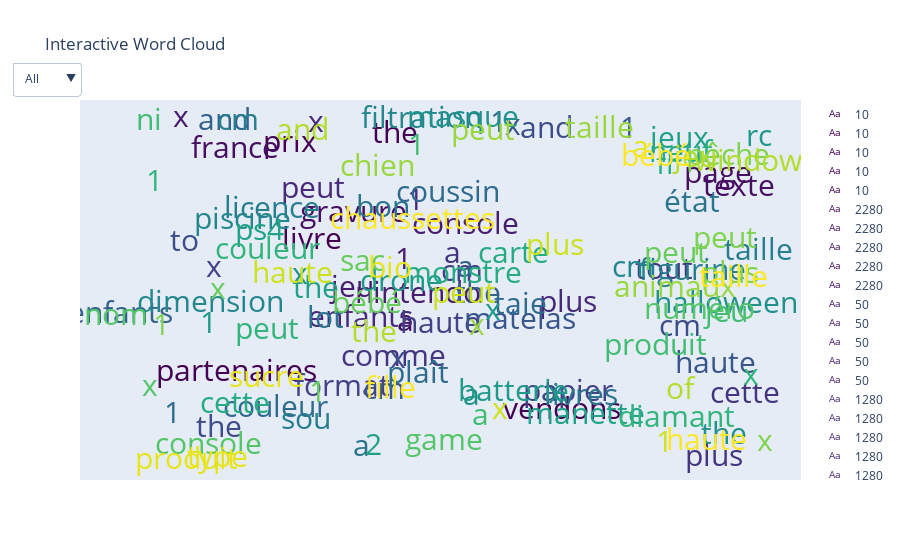

Notebook cell for this chart:
### Code cell
generate_interactive_wordcloud(X_train,y_train,y_train.prdtypecode.unique(),colormap='viridis')

### Figure 1 — Plotly figure (JSON) as saved in the notebook; plotly's stock layout.template omitted (floating-point values rounded to 4 significant figures; data arrays with more than 128 entries replaced by an {"elided": "..."} marker saying what was removed)
{"data": [{"mode": "text", "name": "10", "text": ["livre"], "textfont": {"color": "rgb(68, 1, 84)", "size": 30}, "type": "scatter", "visible": true, "x": [-0.394], "y": [0.2918]}, {"mode": "text", "name": "10", "text": ["the"], "textfont": {"color": "rgb(68, 1, 84)", "size": 30}, "type": "scatter", "visible": true, "x": [-0.138], "y": [0.9057]}, {"mode": "text", "name": "10", "text": ["prix"], "textfont": {"color": "rgb(68, 1, 84)", "size": 30}, "type": "scatter", "visible": true, "x": [-0.4604], "y": [0.8515]}, {"mode": "text", "name": "10", "text": ["vendons"], "textfont": {"color": "rgb(68, 1, 84)", "size": 30}, "type": "scatter", "visible": true, "x": [0.3751], "y": [-0.6812]}, {"mode": "text", "name": "10", "text": ["partenaires"], "textfont": {"color": "rgb(68, 1, 84)", "size": 30}, "type": "scatter", "visible": true, "x": [-0.6254], "y": [-0.4631]}, {"mode": "text", "name": "2280", "text": ["a"], "textfont": {"color": "rgb(71, 14, 97)", "size": 30}, "type": "scatter", "visible": true, "x": [-0.1083], "y": [-0.1752]}, {"mode": "text", "name": "2280", "text": ["gravure"], "textfont": {"color": "rgb(71, 14, 97)", "size": 30}, "type": "scatter", "visible": true, "x": [-0.2669], "y": [0.4468]}, {"mode": "text", "name": "2280", "text": ["texte"], "textfont": {"color": "rgb(71, 14, 97)", "size": 30}, "type": "scatter", "visible": true, "x": [0.917], "y": [0.5985]}, {"mode": "text", "name": "2280", "text": ["france"], "textfont": {"color": "rgb(71, 14, 97)", "size": 30}, "type": "scatter", "visible": true, "x": [-0.6323], "y": [0.8182]}, {"mode": "text", "name": "2280", "text": ["page"], "textfont": {"color": "rgb(71, 14, 97)", "size": 30}, "type": "scatter", "visible": true, "x": [0.8548], "y": [0.6739]}, {"mode": "text", "name": "50", "text": ["x"], "textfont": {"color": "rgb(72, 28, 110)", "size": 30}, "type": "scatter", "visible": true, "x": [-0.7973], "y": [0.9947]}, {"mode": "text", "name": "50", "text": ["jeu"], "textfont": {"color": "rgb(72, 28, 110)", "size": 30}, "type": "scatter", "visible": true, "x": [-0.2686], "y": [0.01974]}, {"mode": "text", "name": "50", "text": ["1"], "textfont": {"color": "rgb(72, 28, 110)", "size": 30}, "type": "scatter", "visible": true, "x": [-0.1119], "y": [0.181]}, {"mode": "text", "name": "50", "text": ["console"], "textfont": {"color": "rgb(72, 28, 110)", "size": 30}, "type": "scatter", "visible": true, "x": [0.07736], "y": [0.3808]}, {"mode": "text", "name": "50", "text": ["nintendo"], "textfont": {"color": "rgb(72, 28, 110)", "size": 30}, "type": "scatter", "visible": true, "x": [-0.068], "y": [-0.01582]}, {"mode": "text", "name": "1280", "text": ["x"], "textfont": {"color": "rgb(72, 41, 121)", "size": 30}, "type": "scatter", "visible": true, "x": [-0.3818], "y": [0.9647]}, {"mode": "text", "name": "1280", "text": ["enfants"], "textfont": {"color": "rgb(72, 41, 121)", "size": 30}, "type": "scatter", "visible": true, "x": [-0.246], "y": [-0.1534]}, {"mode": "text", "name": "1280", "text": ["1"], "textfont": {"color": "rgb(72, 41, 121)", "size": 30}, "type": "scatter", "visible": true, "x": [-0.07686], "y": [0.5168]}, {"mode": "text", "name": "1280", "text": ["peut"], "textfont": {"color": "rgb(72, 41, 121)", "size": 30}, "type": "scatter", "visible": true, "x": [-0.3917], "y": [0.5848]}, {"mode": "text", "name": "1280", "text": ["plus"], "textfont": {"color": "rgb(72, 41, 121)", "size": 30}, "type": "scatter", "visible": true, "x": [0.3925], "y": [-0.06986]}, {"mode": "text", "name": "2705", "text": ["a"], "textfont": {"color": "rgb(69, 53, 129)", "size": 30}, "type": "scatter", "visible": true, "x": [0.03653], "y": [0.2158]}, {"mode": "text", "name": "2705", "text": ["plus"], "textfont": {"color": "rgb(69, 53, 129)", "size": 30}, "type": "scatter", "visible": true, "x": [0.84], "y": [-0.9538]}, {"mode": "text", "name": "2705", "text": ["cette"], "textfont": {"color": "rgb(69, 53, 129)", "size": 30}, "type": "scatter", "visible": true, "x": [0.9371], "y": [-0.593]}, {"mode": "text", "name": "2705", "text": ["tout"], "textfont": {"color": "rgb(69, 53, 129)", "size": 30}, "type": "scatter", "visible": true, "x": [0.6889], "y": [0.1198]}, {"mode": "text", "name": "2705", "text": ["comme"], "textfont": {"color": "rgb(69, 53, 129)", "size": 30}, "type": "scatter", "visible": true, "x": [-0.1433], "y": [-0.3774]}, {"mode": "text", "name": "2522", "text": ["x"], "textfont": {"color": "rgb(66, 65, 134)", "size": 30}, "type": "scatter", "visible": true, "x": [-0.696], "y": [0.1352]}, {"mode": "text", "name": "2522", "text": ["papier"], "textfont": {"color": "rgb(66, 65, 134)", "size": 30}, "type": "scatter", "visible": true, "x": [0.3911], "y": [-0.5823]}, {"mode": "text", "name": "2522", "text": ["cm"], "textfont": {"color": "rgb(66, 65, 134)", "size": 30}, "type": "scatter", "visible": true, "x": [0.06716], "y": [0.1115]}, {"mode": "text", "name": "2522", "text": ["format"], "textfont": {"color": "rgb(66, 65, 134)", "size": 30}, "type": "scatter", "visible": true, "x": [-0.3027], "y": [-0.5493]}, {"mode": "text", "name": "2522", "text": ["haute"], "textfont": {"color": "rgb(66, 65, 134)", "size": 30}, "type": "scatter", "visible": true, "x": [0.001814], "y": [-0.1865]}, {"mode": "text", "name": "2582", "text": ["x"], "textfont": {"color": "rgb(61, 77, 138)", "size": 30}, "type": "scatter", "visible": true, "x": [-0.1295], "y": [-0.392]}, {"mode": "text", "name": "2582", "text": ["and"], "textfont": {"color": "rgb(61, 77, 138)", "size": 30}, "type": "scatter", "visible": true, "x": [0.327], "y": [0.9306]}, {"mode": "text", "name": "2582", "text": ["cm"], "textfont": {"color": "rgb(61, 77, 138)", "size": 30}, "type": "scatter", "visible": true, "x": [0.738], "y": [-0.2052]}, {"mode": "text", "name": "2582", "text": ["the"], "textfont": {"color": "rgb(61, 77, 138)", "size": 30}, "type": "scatter", "visible": true, "x": [-0.6813], "y": [-0.7888]}, {"mode": "text", "name": "2582", "text": ["to"], "textfont": {"color": "rgb(61, 77, 138)", "size": 30}, "type": "scatter", "visible": true, "x": [-0.7858], "y": [0.2813]}, {"mode": "text", "name": "1560", "text": ["x"], "textfont": {"color": "rgb(57, 86, 140)", "size": 30}, "type": "scatter", "visible": true, "x": [0.2219], "y": [0.9469]}, {"mode": "text", "name": "1560", "text": ["cm"], "textfont": {"color": "rgb(57, 86, 140)", "size": 30}, "type": "scatter", "visible": true, "x": [-0.1735], "y": [-0.5703]}, {"mode": "text", "name": "1560", "text": ["haute"], "textfont": {"color": "rgb(57, 86, 140)", "size": 30}, "type": "scatter", "visible": true, "x": [0.8442], "y": [-0.4203]}, {"mode": "text", "name": "1560", "text": ["1"], "textfont": {"color": "rgb(57, 86, 140)", "size": 30}, "type": "scatter", "visible": true, "x": [0.5789], "y": [0.9349]}, {"mode": "text", "name": "1560", "text": ["matelas"], "textfont": {"color": "rgb(57, 86, 140)", "size": 30}, "type": "scatter", "visible": true, "x": [0.2437], "y": [-0.1678]}, {"mode": "text", "name": "1281", "text": ["enfants"], "textfont": {"color": "rgb(52, 97, 141)", "size": 30}, "type": "scatter", "visible": true, "x": [-0.9821], "y": [-0.133]}, {"mode": "text", "name": "1281", "text": ["the"], "textfont": {"color": "rgb(52, 97, 141)", "size": 30}, "type": "scatter", "visible": true, "x": [0.1158], "y": [-0.01574]}, {"mode": "text", "name": "1281", "text": ["1"], "textfont": {"color": "rgb(52, 97, 141)", "size": 30}, "type": "scatter", "visible": true, "x": [0.1794], "y": [0.9642]}, {"mode": "text", "name": "1281", "text": ["a"], "textfont": {"color": "rgb(52, 97, 141)", "size": 30}, "type": "scatter", "visible": true, "x": [0.07633], "y": [0.1345]}, {"mode": "text", "name": "1281", "text": ["and"], "textfont": {"color": "rgb(52, 97, 141)", "size": 30}, "type": "scatter", "visible": true, "x": [-0.6621], "y": [0.9804]}, {"mode": "text", "name": "1920", "text": ["taie"], "textfont": {"color": "rgb(47, 107, 142)", "size": 30}, "type": "scatter", "visible": true, "x": [0.2474], "y": [-0.08072]}, {"mode": "text", "name": "1920", "text": ["coussin"], "textfont": {"color": "rgb(47, 107, 142)", "size": 30}, "type": "scatter", "visible": true, "x": [0.0242], "y": [0.5667]}, {"mode": "text", "name": "1920", "text": ["plaît"], "textfont": {"color": "rgb(47, 107, 142)", "size": 30}, "type": "scatter", "visible": true, "x": [-0.06922], "y": [-0.4762]}, {"mode": "text", "name": "1920", "text": ["couleur"], "textfont": {"color": "rgb(47, 107, 142)", "size": 30}, "type": "scatter", "visible": true, "x": [-0.5059], "y": [-0.6735]}, {"mode": "text", "name": "1920", "text": ["1"], "textfont": {"color": "rgb(47, 107, 142)", "size": 30}, "type": "scatter", "visible": true, "x": [-0.8227], "y": [-0.7046]}, {"mode": "text", "name": "2403", "text": ["état"], "textfont": {"color": "rgb(43, 116, 142)", "size": 30}, "type": "scatter", "visible": true, "x": [0.772], "y": [0.5081]}, {"mode": "text", "name": "2403", "text": ["lot"], "textfont": {"color": "rgb(43, 116, 142)", "size": 30}, "type": "scatter", "visible": true, "x": [-0.3535], "y": [-0.1594]}, {"mode": "text", "name": "2403", "text": ["bon"], "textfont": {"color": "rgb(43, 116, 142)", "size": 30}, "type": "scatter", "visible": true, "x": [-0.1776], "y": [0.476]}, {"mode": "text", "name": "2403", "text": ["a"], "textfont": {"color": "rgb(43, 116, 142)", "size": 30}, "type": "scatter", "visible": true, "x": [-0.2423], "y": [-0.8942]}, {"mode": "text", "name": "2403", "text": ["livres"], "textfont": {"color": "rgb(43, 116, 142)", "size": 30}, "type": "scatter", "visible": true, "x": [0.4315], "y": [-0.6042]}, {"mode": "text", "name": "1140", "text": ["figurine"], "textfont": {"color": "rgb(39, 126, 142)", "size": 30}, "type": "scatter", "visible": true, "x": [0.7745], "y": [0.1151]}, {"mode": "text", "name": "1140", "text": ["cm"], "textfont": {"color": "rgb(39, 126, 142)", "size": 30}, "type": "scatter", "visible": true, "x": [-0.6228], "y": [0.9782]}, {"mode": "text", "name": "1140", "text": ["taille"], "textfont": {"color": "rgb(39, 126, 142)", "size": 30}, "type": "scatter", "visible": true, "x": [0.9783], "y": [0.2308]}, {"mode": "text", "name": "1140", "text": ["sou"], "textfont": {"color": "rgb(39, 126, 142)", "size": 30}, "type": "scatter", "visible": true, "x": [-0.4118], "y": [-0.7432]}, {"mode": "text", "name": "1140", "text": ["licence"], "textfont": {"color": "rgb(39, 126, 142)", "size": 30}, "type": "scatter", "visible": true, "x": [-0.5178], "y": [0.4744]}, {"mode": "text", "name": "2583", "text": ["x"], "textfont": {"color": "rgb(36, 135, 142)", "size": 30}, "type": "scatter", "visible": true, "x": [0.3556], "y": [-0.5889]}, {"mode": "text", "name": "2583", "text": ["piscine"], "textfont": {"color": "rgb(36, 135, 142)", "size": 30}, "type": "scatter", "visible": true, "x": [-0.6089], "y": [0.411]}, {"mode": "text", "name": "2583", "text": ["dimension"], "textfont": {"color": "rgb(36, 135, 142)", "size": 30}, "type": "scatter", "visible": true, "x": [-0.7055], "y": [-0.0703]}, {"mode": "text", "name": "2583", "text": ["filtration"], "textfont": {"color": "rgb(36, 135, 142)", "size": 30}, "type": "scatter", "visible": true, "x": [-0.05918], "y": [0.9897]}, {"mode": "text", "name": "2583", "text": ["cm"], "textfont": {"color": "rgb(36, 135, 142)", "size": 30}, "type": "scatter", "visible": true, "x": [0.5918], "y": [0.1317]}, {"mode": "text", "name": "1180", "text": ["masque"], "textfont": {"color": "rgb(33, 145, 140)", "size": 30}, "type": "scatter", "visible": true, "x": [0.07032], "y": [0.9983]}, {"mode": "text", "name": "1180", "text": ["x"], "textfont": {"color": "rgb(33, 145, 140)", "size": 30}, "type": "scatter", "visible": true, "x": [-0.4297], "y": [0.09016]}, {"mode": "text", "name": "1180", "text": ["the"], "textfont": {"color": "rgb(33, 145, 140)", "size": 30}, "type": "scatter", "visible": true, "x": [0.8732], "y": [-0.8265]}, {"mode": "text", "name": "1180", "text": ["halloween"], "textfont": {"color": "rgb(33, 145, 140)", "size": 30}, "type": "scatter", "visible": true, "x": [0.8768], "y": [-0.07624]}, {"mode": "text", "name": "1180", "text": ["a"], "textfont": {"color": "rgb(33, 145, 140)", "size": 30}, "type": "scatter", "visible": true, "x": [0.09496], "y": [-0.6045]}, {"mode": "text", "name": "1300", "text": ["x"], "textfont": {"color": "rgb(31, 153, 138)", "size": 30}, "type": "scatter", "visible": true, "x": [0.1608], "y": [-0.1139]}, {"mode": "text", "name": "1300", "text": ["1"], "textfont": {"color": "rgb(31, 153, 138)", "size": 30}, "type": "scatter", "visible": true, "x": [-0.7109], "y": [-0.19]}, {"mode": "text", "name": "1300", "text": ["rc"], "textfont": {"color": "rgb(31, 153, 138)", "size": 30}, "type": "scatter", "visible": true, "x": [0.9797], "y": [0.8856]}, {"mode": "text", "name": "1300", "text": ["drone"], "textfont": {"color": "rgb(31, 153, 138)", "size": 30}, "type": "scatter", "visible": true, "x": [-0.1183], "y": [0.0514]}, {"mode": "text", "name": "1300", "text": ["batterie"], "textfont": {"color": "rgb(31, 153, 138)", "size": 30}, "type": "scatter", "visible": true, "x": [0.2261], "y": [-0.581]}, {"mode": "text", "name": "2462", "text": ["jeux"], "textfont": {"color": "rgb(31, 162, 135)", "size": 30}, "type": "scatter", "visible": true, "x": [0.7341], "y": [0.8763]}, {"mode": "text", "name": "2462", "text": ["manette"], "textfont": {"color": "rgb(31, 162, 135)", "size": 30}, "type": "scatter", "visible": true, "x": [0.4474], "y": [-0.711]}, {"mode": "text", "name": "2462", "text": ["the"], "textfont": {"color": "rgb(31, 162, 135)", "size": 30}, "type": "scatter", "visible": true, "x": [-0.382], "y": [0.01166]}, {"mode": "text", "name": "2462", "text": ["ps4"], "textfont": {"color": "rgb(31, 162, 135)", "size": 30}, "type": "scatter", "visible": true, "x": [-0.5561], "y": [0.3451]}, {"mode": "text", "name": "2462", "text": ["2"], "textfont": {"color": "rgb(31, 162, 135)", "size": 30}, "type": "scatter", "visible": true, "x": [-0.2047], "y": [-0.8891]}, {"mode": "text", "name": "1160", "text": ["carte"], "textfont": {"color": "rgb(37, 172, 130)", "size": 30}, "type": "scatter", "visible": true, "x": [0.2248], "y": [0.2137]}, {"mode": "text", "name": "1160", "text": ["neuf"], "textfont": {"color": "rgb(37, 172, 130)", "size": 30}, "type": "scatter", "visible": true, "x": [0.7368], "y": [0.7944]}, {"mode": "text", "name": "1160", "text": ["fr"], "textfont": {"color": "rgb(37, 172, 130)", "size": 30}, "type": "scatter", "visible": true, "x": [0.6968], "y": [0.7227]}, {"mode": "text", "name": "1160", "text": ["cette"], "textfont": {"color": "rgb(37, 172, 130)", "size": 30}, "type": "scatter", "visible": true, "x": [-0.63], "y": [-0.6505]}, {"mode": "text", "name": "1160", "text": ["monstre"], "textfont": {"color": "rgb(37, 172, 130)", "size": 30}, "type": "scatter", "visible": true, "x": [0.07117], "y": [0.09918]}, {"mode": "text", "name": "2060", "text": ["x"], "textfont": {"color": "rgb(49, 181, 123)", "size": 30}, "type": "scatter", "visible": true, "x": [0.9537], "y": [-0.4892]}, {"mode": "text", "name": "2060", "text": ["1"], "textfont": {"color": "rgb(49, 181, 123)", "size": 30}, "type": "scatter", "visible": true, "x": [-0.8777], "y": [0.6294]}, {"mode": "text", "name": "2060", "text": ["peut"], "textfont": {"color": "rgb(49, 181, 123)", "size": 30}, "type": "scatter", "visible": true, "x": [-0.5325], "y": [-0.2235]}, {"mode": "text", "name": "2060", "text": ["couleur"], "textfont": {"color": "rgb(49, 181, 123)", "size": 30}, "type": "scatter", "visible": true, "x": [-0.5297], "y": [0.2389]}, {"mode": "text", "name": "2060", "text": ["diamant"], "textfont": {"color": "rgb(49, 181, 123)", "size": 30}, "type": "scatter", "visible": true, "x": [0.7268], "y": [-0.728]}, {"mode": "text", "name": "40", "text": ["produit"], "textfont": {"color": "rgb(64, 189, 114)", "size": 30}, "type": "scatter", "visible": true, "x": [0.6625], "y": [-0.3148]}, {"mode": "text", "name": "40", "text": ["ni"], "textfont": {"color": "rgb(64, 189, 114)", "size": 30}, "type": "scatter", "visible": true, "x": [-0.8963], "y": [0.9807]}, {"mode": "text", "name": "40", "text": ["1"], "textfont": {"color": "rgb(64, 189, 114)", "size": 30}, "type": "scatter", "visible": true, "x": [-0.0733], "y": [0.8342]}, {"mode": "text", "name": "40", "text": ["jeu"], "textfont": {"color": "rgb(64, 189, 114)", "size": 30}, "type": "scatter", "visible": true, "x": [0.8786], "y": [-0.1233]}, {"mode": "text", "name": "40", "text": ["a"], "textfont": {"color": "rgb(64, 189, 114)", "size": 30}, "type": "scatter", "visible": true, "x": [0.1239], "y": [-0.7196]}, {"mode": "text", "name": "60", "text": ["game"], "textfont": {"color": "rgb(84, 197, 104)", "size": 30}, "type": "scatter", "visible": true, "x": [0.01246], "y": [-0.8606]}, {"mode": "text", "name": "60", "text": ["nom"], "textfont": {"color": "rgb(84, 197, 104)", "size": 30}, "type": "scatter", "visible": true, "x": [-0.9965], "y": [-0.1437]}, {"mode": "text", "name": "60", "text": ["numéro"], "textfont": {"color": "rgb(84, 197, 104)", "size": 30}, "type": "scatter", "visible": true, "x": [0.7967], "y": [-0.1068]}, {"mode": "text", "name": "60", "text": ["console"], "textfont": {"color": "rgb(84, 197, 104)", "size": 30}, "type": "scatter", "visible": true, "x": [-0.7113], "y": [-0.886]}, {"mode": "text", "name": "60", "text": ["x"], "textfont": {"color": "rgb(84, 197, 104)", "size": 30}, "type": "scatter", "visible": true, "x": [-0.8913], "y": [-0.5483]}, {"mode": "text", "name": "1320", "text": ["x"], "textfont": {"color": "rgb(103, 204, 92)", "size": 30}, "type": "scatter", "visible": true, "x": [-0.6846], "y": [0.006229]}, {"mode": "text", "name": "1320", "text": ["sac"], "textfont": {"color": "rgb(103, 204, 92)", "size": 30}, "type": "scatter", "visible": true, "x": [-0.2385], "y": [0.1696]}, {"mode": "text", "name": "1320", "text": ["peut"], "textfont": {"color": "rgb(103, 204, 92)", "size": 30}, "type": "scatter", "visible": true, "x": [0.7255], "y": [0.2159]}, {"mode": "text", "name": "1320", "text": ["bébé"], "textfont": {"color": "rgb(103, 204, 92)", "size": 30}, "type": "scatter", "visible": true, "x": [-0.2268], "y": [-0.07352]}, {"mode": "text", "name": "1320", "text": ["1"], "textfont": {"color": "rgb(103, 204, 92)", "size": 30}, "type": "scatter", "visible": true, "x": [-0.3769], "y": [-0.5864]}, {"mode": "text", "name": "1302", "text": ["x"], "textfont": {"color": "rgb(127, 211, 78)", "size": 30}, "type": "scatter", "visible": true, "x": [0.9977], "y": [-0.8662]}, {"mode": "text", "name": "1302", "text": ["1"], "textfont": {"color": "rgb(127, 211, 78)", "size": 30}, "type": "scatter", "visible": true, "x": [-0.8584], "y": [-0.1981]}, {"mode": "text", "name": "1302", "text": ["plus"], "textfont": {"color": "rgb(127, 211, 78)", "size": 30}, "type": "scatter", "visible": true, "x": [0.8905], "y": [0.1004]}, {"mode": "text", "name": "1302", "text": ["peut"], "textfont": {"color": "rgb(127, 211, 78)", "size": 30}, "type": "scatter", "visible": true, "x": [0.8757], "y": [0.2978]}, {"mode": "text", "name": "1302", "text": ["pêche"], "textfont": {"color": "rgb(127, 211, 78)", "size": 30}, "type": "scatter", "visible": true, "x": [0.8827], "y": [0.7764]}, {"mode": "text", "name": "2220", "text": ["chien"], "textfont": {"color": "rgb(152, 216, 62)", "size": 30}, "type": "scatter", "visible": true, "x": [-0.1925], "y": [0.7164]}, {"mode": "text", "name": "2220", "text": ["x"], "textfont": {"color": "rgb(152, 216, 62)", "size": 30}, "type": "scatter", "visible": true, "x": [0.1134], "y": [-0.1988]}, {"mode": "text", "name": "2220", "text": ["peut"], "textfont": {"color": "rgb(152, 216, 62)", "size": 30}, "type": "scatter", "visible": true, "x": [0.1322], "y": [0.9193]}, {"mode": "text", "name": "2220", "text": ["taille"], "textfont": {"color": "rgb(152, 216, 62)", "size": 30}, "type": "scatter", "visible": true, "x": [0.4904], "y": [0.9318]}, {"mode": "text", "name": "2220", "text": ["animaux"], "textfont": {"color": "rgb(152, 216, 62)", "size": 30}, "type": "scatter", "visible": true, "x": [0.7212], "y": [0.0184]}, {"mode": "text", "name": "2905", "text": ["the"], "textfont": {"color": "rgb(178, 221, 45)", "size": 30}, "type": "scatter", "visible": true, "x": [-0.2046], "y": [-0.2386]}, {"mode": "text", "name": "2905", "text": ["and"], "textfont": {"color": "rgb(178, 221, 45)", "size": 30}, "type": "scatter", "visible": true, "x": [-0.4243], "y": [0.9197]}, {"mode": "text", "name": "2905", "text": ["window"], "textfont": {"color": "rgb(178, 221, 45)", "size": 30}, "type": "scatter", "visible": true, "x": [0.9465], "y": [0.744]}, {"mode": "text", "name": "2905", "text": ["of"], "textfont": {"color": "rgb(178, 221, 45)", "size": 30}, "type": "scatter", "visible": true, "x": [0.7375], "y": [-0.5694]}, {"mode": "text", "name": "2905", "text": ["jeu"], "textfont": {"color": "rgb(178, 221, 45)", "size": 30}, "type": "scatter", "visible": true, "x": [0.7837], "y": [0.7661]}, {"mode": "text", "name": "2585", "text": ["x"], "textfont": {"color": "rgb(205, 225, 29)", "size": 30}, "type": "scatter", "visible": true, "x": [0.1822], "y": [-0.6831]}, {"mode": "text", "name": "2585", "text": ["1"], "textfont": {"color": "rgb(205, 225, 29)", "size": 30}, "type": "scatter", "visible": true, "x": [0.6887], "y": [-0.8712]}, {"mode": "text", "name": "2585", "text": ["haute"], "textfont": {"color": "rgb(205, 225, 29)", "size": 30}, "type": "scatter", "visible": true, "x": [-0.454], "y": [0.1011]}, {"mode": "text", "name": "2585", "text": ["peut"], "textfont": {"color": "rgb(205, 225, 29)", "size": 30}, "type": "scatter", "visible": true, "x": [0.07407], "y": [-0.01784]}, {"mode": "text", "name": "2585", "text": ["plus"], "textfont": {"color": "rgb(205, 225, 29)", "size": 30}, "type": "scatter", "visible": true, "x": [0.3535], "y": [0.2603]}, {"mode": "text", "name": "1940", "text": ["sucre"], "textfont": {"color": "rgb(231, 228, 25)", "size": 30}, "type": "scatter", "visible": true, "x": [-0.5352], "y": [-0.5012]}, {"mode": "text", "name": "1940", "text": ["bio"], "textfont": {"color": "rgb(231, 228, 25)", "size": 30}, "type": "scatter", "visible": true, "x": [-0.1538], "y": [0.129]}, {"mode": "text", "name": "1940", "text": ["a"], "textfont": {"color": "rgb(231, 228, 25)", "size": 30}, "type": "scatter", "visible": true, "x": [0.6157], "y": [0.8232]}, {"mode": "text", "name": "1940", "text": ["produit"], "textfont": {"color": "rgb(231, 228, 25)", "size": 30}, "type": "scatter", "visible": true, "x": [-0.7807], "y": [-0.9677]}, {"mode": "text", "name": "1940", "text": ["type"], "textfont": {"color": "rgb(231, 228, 25)", "size": 30}, "type": "scatter", "visible": true, "x": [-0.6845], "y": [-0.9604]}, {"mode": "text", "name": "1301", "text": ["bébé"], "textfont": {"color": "rgb(253, 231, 37)", "size": 30}, "type": "scatter", "visible": true, "x": [0.6618], "y": [0.7691]}, {"mode": "text", "name": "1301", "text": ["chaussettes"], "textfont": {"color": "rgb(253, 231, 37)", "size": 30}, "type": "scatter", "visible": true, "x": [-0.0852], "y": [0.4118]}, {"mode": "text", "name": "1301", "text": ["taille"], "textfont": {"color": "rgb(253, 231, 37)", "size": 30}, "type": "scatter", "visible": true, "x": [0.9013], "y": [0.0738]}, {"mode": "text", "name": "1301", "text": ["fille"], "textfont": {"color": "rgb(253, 231, 37)", "size": 30}, "type": "scatter", "visible": true, "x": [-0.1525], "y": [-0.5652]}, {"mode": "text", "name": "1301", "text": ["haute"], "textfont": {"color": "rgb(253, 231, 37)", "size": 30}, "type": "scatter", "visible": true, "x": [0.818], "y": [-0.8602]}], "layout": {"autosize": true, "title": {"text": "Interactive Word Cloud"}, "updatemenus": [{"active": 0, "buttons": [{"args": [{"visible": {"elided": "135 bool values"}}, {"title": "All Categories"}], "label": "All", "method": "update"}, {"args": [{"visible": {"elided": "135 bool values"}}, {"title": "Category: 10"}], "label": "10", "method": "update"}, {"args": [{"visible": {"elided": "135 bool values"}}, {"title": "Category: 2280"}], "label": "2280", "method": "update"}, {"args": [{"visible": {"elided": "135 bool values"}}, {"title": "Category: 50"}], "label": "50", "method": "update"}, {"args": [{"visible": {"elided": "135 bool values"}}, {"title": "Category: 1280"}], "label": "1280", "method": "update"}, {"args": [{"visible": {"elided": "135 bool values"}}, {"title": "Category: 2705"}], "label": "2705", "method": "update"}, {"args": [{"visible": {"elided": "135 bool values"}}, {"title": "Category: 2522"}], "label": "2522", "method": "update"}, {"args": [{"visible": {"elided": "135 bool values"}}, {"title": "Category: 2582"}], "label": "2582", "method": "update"}, {"args": [{"visible": {"elided": "135 bool values"}}, {"title": "Category: 1560"}], "label": "1560", "method": "update"}, {"args": [{"visible": {"elided": "135 bool values"}}, {"title": "Category: 1281"}], "label": "1281", "method": "update"}, {"args": [{"visible": {"elided": "135 bool values"}}, {"title": "Category: 1920"}], "label": "1920", "method": "update"}, {"args": [{"visible": {"elided": "135 bool values"}}, {"title": "Category: 2403"}], "label": "2403", "method": "update"}, {"args": [{"visible": {"elided": "135 bool values"}}, {"title": "Category: 1140"}], "label": "1140", "method": "update"}, {"args": [{"visible": {"elided": "135 bool values"}}, {"title": "Category: 2583"}], "label": "2583", "method": "update"}, {"args": [{"visible": {"elided": "135 bool values"}}, {"title": "Category: 1180"}], "label": "1180", "method": "update"}, {"args": [{"visible": {"elided": "135 bool values"}}, {"title": "Category: 1300"}], "label": "1300", "method": "update"}, {"args": [{"visible": {"elided": "135 bool values"}}, {"title": "Category: 2462"}], "label": "2462", "method": "update"}, {"args": [{"visible": {"elided": "135 bool values"}}, {"title": "Category: 1160"}], "label": "1160", "method": "update"}, {"args": [{"visible": {"elided": "135 bool values"}}, {"title": "Category: 2060"}], "label": "2060", "method": "update"}, {"args": [{"visible": {"elided": "135 bool values"}}, {"title": "Category: 40"}], "label": "40", "method": "update"}, {"args": [{"visible": {"elided": "135 bool values"}}, {"title": "Category: 60"}], "label": "60", "method": "update"}, {"args": [{"visible": {"elided": "135 bool values"}}, {"title": "Category: 1320"}], "label": "1320", "method": "update"}, {"args": [{"visible": {"elided": "135 bool values"}}, {"title": "Category: 1302"}], "label": "1302", "method": "update"}, {"args": [{"visible": {"elided": "135 bool values"}}, {"title": "Category: 2220"}], "label": "2220", "method": "update"}, {"args": [{"visible": {"elided": "135 bool values"}}, {"title": "Category: 2905"}], "label": "2905", "method": "update"}, {"args": [{"visible": {"elided": "135 bool values"}}, {"title": "Category: 2585"}], "label": "2585", "method": "update"}, {"args": [{"visible": {"elided": "135 bool values"}}, {"title": "Category: 1940"}], "label": "1940", "method": "update"}, {"args": [{"visible": {"elided": "135 bool values"}}, {"title": "Category: 1301"}], "label": "1301", "method": "update"}], "direction": "down", "type": "dropdown", "x": 0, "y": 1.1}], "xaxis": {"autorange": true, "range": [-1.107, 1.109], "showgrid": false, "type": "linear", "visible": false, "zeroline": false}, "yaxis": {"autorange": true, "range": [-1.077, 1.108], "showgrid": false, "type": "linear", "visible": false, "zeroline": false}}}
